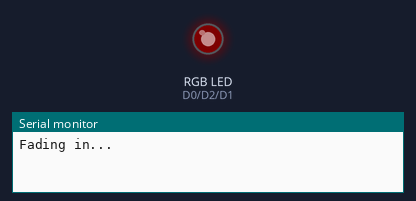
Simulated run of this sketch. Board: Particle Photon. Shown: an RGB LED mixed from three pins (HIGH = lit), the last lines printed to the serial monitor. Dim RGB values are drawn brighter than linear.

Above: at 0.05 s.
At 1.6 s:
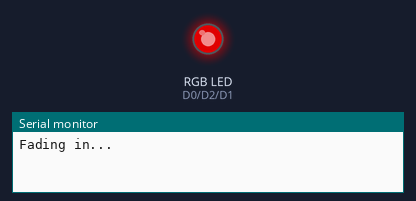
At 3.2 s:
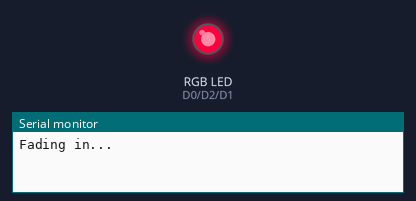
At 4.75 s:
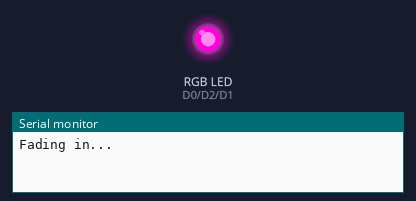
At 6.35 s:
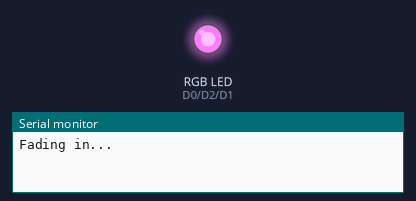
At 12.7 s:
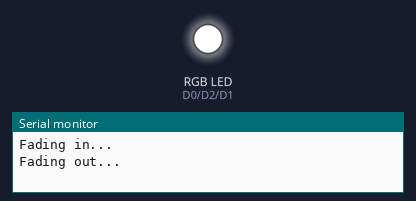
Timing chart, 0 to 16.5 s (numbered marks = the images above):
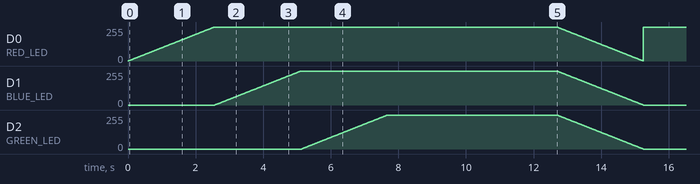

The sketch:

LEDTest.ino
```cpp
/**
 * SMD5050 12V RGB Strip Testing Code.
 * Author: Daiwei Chen
 * Thank you to Ian Buckley for giving out example.
 */

#define RED_LED D0
#define BLUE_LED D1
#define GREEN_LED D2

int brightness = 255;

int gBright = 0;
int rBright = 0;
int bBright = 0;

int fadeSpeed = 10;

void TurnOn();
void TurnOff();

void setup() {
   pinMode(GREEN_LED, OUTPUT);
   pinMode(RED_LED, OUTPUT);
   pinMode(BLUE_LED, OUTPUT);

   Serial.begin(9600);
}

void loop(){
  Serial.printf("Fading in...\n");
  TurnOn();
  delay(5000);
  Serial.printf("Fading out...\n");
  TurnOff();
}

// Testing fade in
void TurnOn() {
   for (int i = 0; i < 256; i++) {
       analogWrite(RED_LED, rBright);
       rBright +=1;
       delay(fadeSpeed);
   }

   for (int i = 0; i < 256; i++) {
       analogWrite(BLUE_LED, bBright);
       bBright += 1;
       delay(fadeSpeed);
   }

   for (int i = 0; i < 256; i++) {
       analogWrite(GREEN_LED, gBright);
       gBright +=1;
       delay(fadeSpeed);
   }
}

// Testing fade out
void TurnOff() {
   for (int i = 0; i < 256; i++) {
       analogWrite(GREEN_LED, brightness);
       analogWrite(RED_LED, brightness);
       analogWrite(BLUE_LED, brightness);

       brightness -= 1;
       delay(fadeSpeed);
   }
}
```
